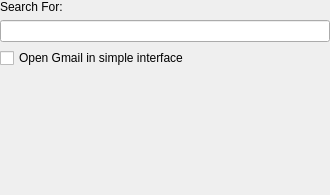
<ui version="4.0" >
 <class>AdvancedSettingsBase</class>
 <widget class="QWidget" name="AdvancedSettingsBase" >
  <property name="geometry" >
   <rect>
    <x>0</x>
    <y>0</y>
    <width>330</width>
    <height>195</height>
   </rect>
  </property>
  <property name="windowTitle" >
   <string>AdvancedSettingsWidget</string>
  </property>
  <layout class="QGridLayout" >
   <property name="margin" >
    <number>0</number>
   </property>
   <item row="0" column="0" >
    <layout class="QGridLayout" >
     <item row="1" column="0" colspan="2" >
      <widget class="KLineEdit" name="kcfg_searchFor" />
     </item>
     <item row="3" column="1" >
      <spacer name="spacer1" >
       <property name="orientation" >
        <enum>Qt::Vertical</enum>
       </property>
       <property name="sizeType" >
        <enum>QSizePolicy::Expanding</enum>
       </property>
       <property name="sizeHint" stdset="0" >
        <size>
         <width>20</width>
         <height>80</height>
        </size>
       </property>
      </spacer>
     </item>
     <item row="2" column="0" colspan="2" >
      <widget class="QCheckBox" name="kcfg_gMailSimpleInterface" >
       <property name="text" >
        <string>Open Gmail in simple interface</string>
       </property>
       <property name="shortcut" >
        <string/>
       </property>
      </widget>
     </item>
     <item row="0" column="0" >
      <widget class="QLabel" name="searchLabel" >
       <property name="text" >
        <string>Search For:</string>
       </property>
       <property name="wordWrap" >
        <bool>false</bool>
       </property>
      </widget>
     </item>
    </layout>
   </item>
  </layout>
 </widget>
 <layoutdefault spacing="6" margin="11" />
 <pixmapfunction>qPixmapFromMimeSource</pixmapfunction>
 <customwidgets>
  <customwidget>
   <class>KLineEdit</class>
   <extends>QLineEdit</extends>
   <header>klineedit.h</header>
  </customwidget>
 </customwidgets>
 <includes>
  <include location="local" >klineedit.h</include>
 </includes>
 <resources/>
 <connections/>
</ui>
